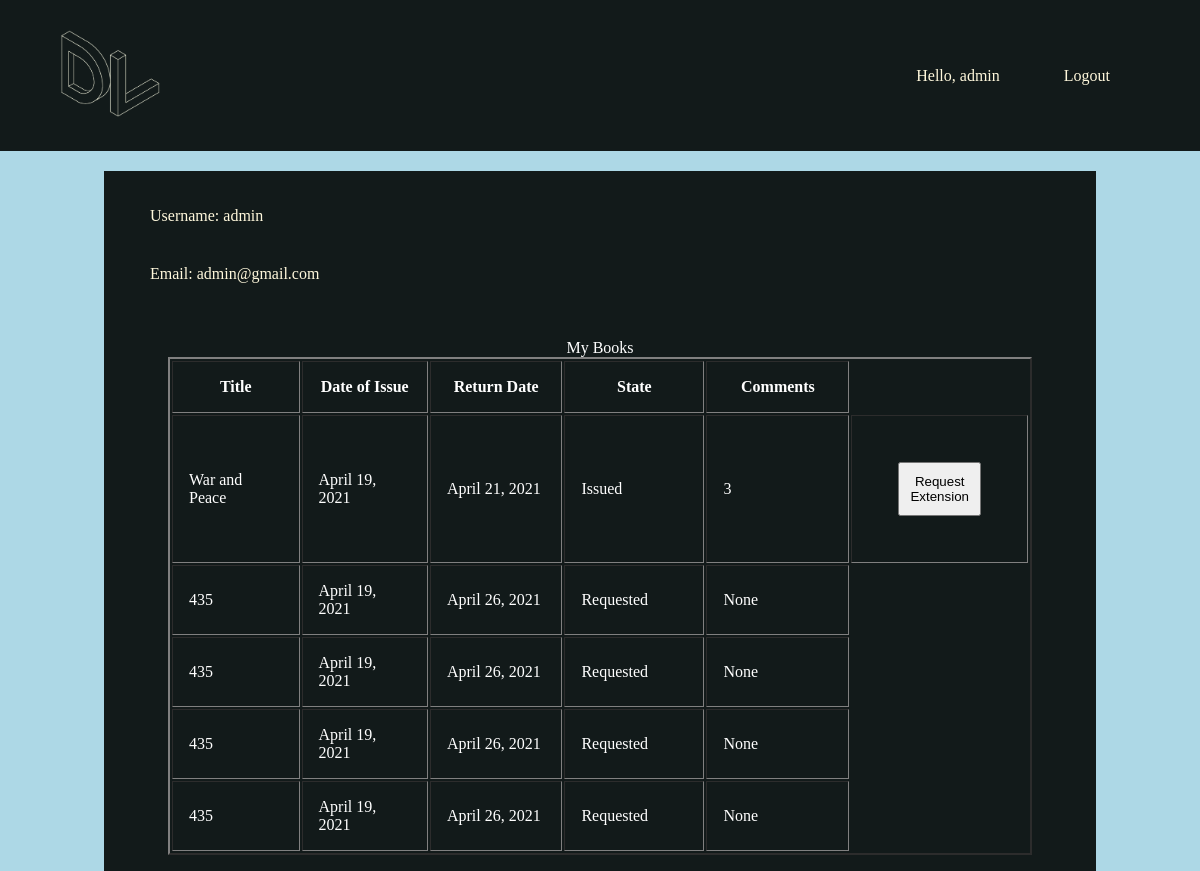
The page /user/ (signed in) on the database as committed earlier.
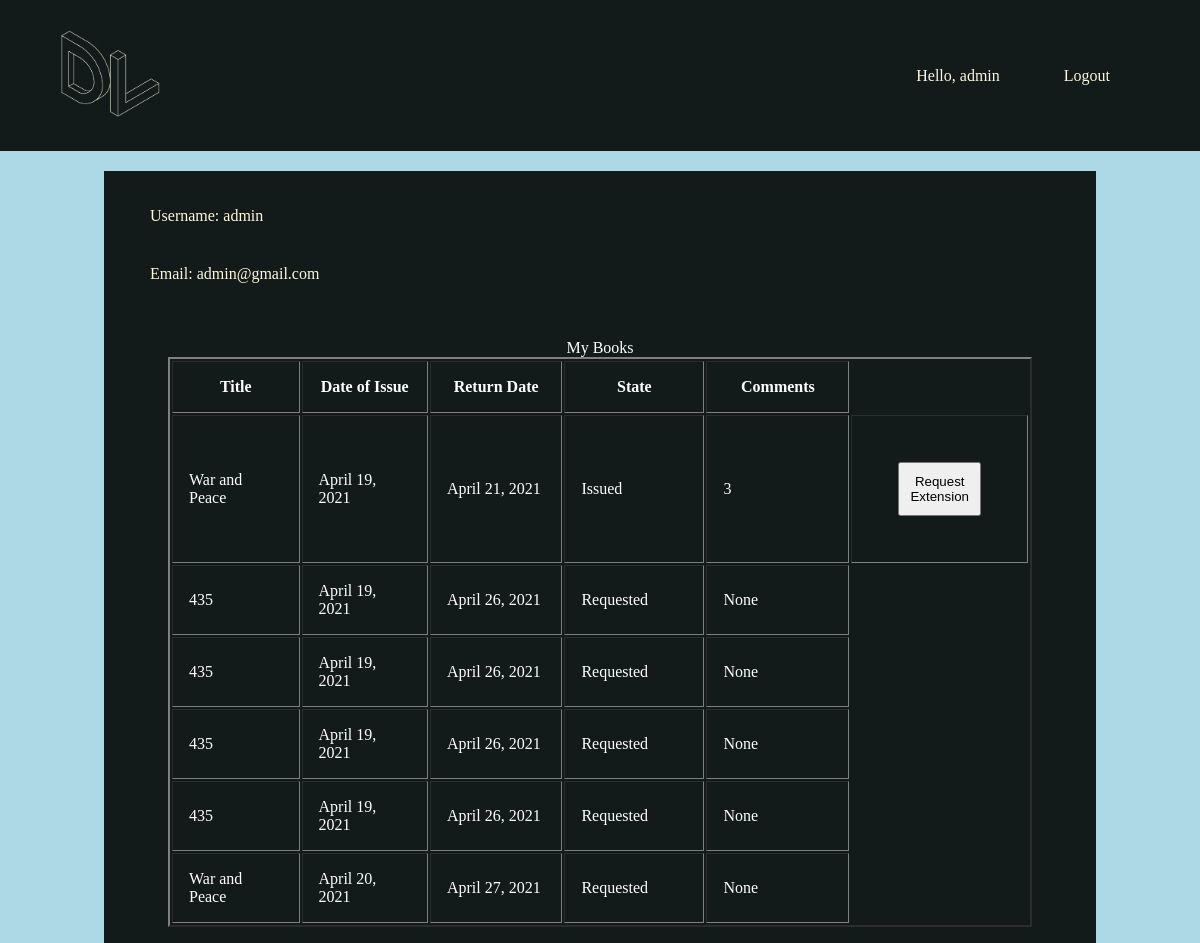
The same page on the database as committed later.
### book/models.py (models this page shows)
class Issue(models.Model):
    Book_state = [
        ('Requested', 'Requested'),
        ('Issued', 'Issued'),
        ('Returned', 'Returned'),
        ('Request Extension', 'Request Extension'),
        ('Extended Issue', 'Extended Issue'),
        ('Issued/Ext Denied', 'Issued/Ext Denied'),
        ('NA', 'NA')
    ]
    Title = models.CharField(max_length = 120,null = False)
    BookID = models.IntegerField(null = False)
    User = models.CharField(max_length=50)
    DoI=models.DateField(auto_now_add=False)
    DoD=models.DateField(auto_now_add=False)
    State = models.CharField(
        max_length=50,
        choices = Book_state,
        default = 'Requested',
    )
    Comments = models.TextField(null=True)

### users/views.py (the view)
# urls.py: path('user/', user_view, name='user'),
def user_view(request,*args,**kwargs):
    bks= Issue.objects.all()
    today = datetime.date.today()
    return render(request,"User/User.html",{"bks":bks , "today":today})

### Templates/User/User.html (shortened to what this page needs)
{% load static %}
<!DOCTYPE html>
<head>
    <link rel="stylesheet" href="{% static 'User/style.css' %}">
</head>
<body>
    <header>
        <a href="/"><img src="{% static 'DevLibrary.png' %}" alt="" width = "100"></a>
        <nav>
            <ul class = "nvlinks">
                <li>Hello, {{user.username}}</li>
                <li><a href="/logout/">Logout</a></li>
            </ul>
        </nav>
    </header>
    <div class="usr-dta">
        <ul>
        <li>
        <p>Username: {{user.username}}</p>
    </li>
  <li>
    <p>Email: {{user.email}}</p>
  </li>
    </ul>
    <br>
    <br>
    <table class="table" border = "2px solid white" style="margin-left:auto;margin-right:auto;width:90%;color:white">
        <caption>My Books</caption>
        <thead>
            <tr>
                <th style = "padding: 16px; width:20%;">Title</th>
                <th style = "padding: 16px; width:20%;">Date of Issue</th>
                <th style = "padding: 16px; width:20%;">Return Date</th>
                <th style = "padding: 16px; width:20%;">State</th>
                <th style = "padding: 16px; width:20%;">Comments</th>
            </tr>
        </thead>
        <tbody>
            {% for bk in bks %}
                {% if bk.DoD < today %}
                    {% if bk.State == "Issued" or bk.State == "Extended Issue" or bk.State == "Request Extension" or bk.State == "Issued/Ext Denied"  %}
                    {% if bk.User == user.username %}
                        <tr>
                            <td scope="row" style = "padding: 16px; width:20%;color:red;">{{bk.Title}}</td>
                            <td style = "padding: 16px; width:20%;color:red;">{{bk.DoI}}</td>
                            <td style = "padding: 16px; width:20%;color:red;">{{bk.DoD}}</td>
                            <td style = "padding: 16px; width:20%;color:red;">{{bk.State}}</td>
                            <td style = "padding: 16px; width:20%;color:red;">{{bk.Comments}}</td>
                            <td style = "padding: 16px; width:20%;color:red;">Overdue: Return Immediately</td>
                            {% if bk.State == 'Issued' %}
                                <td style = "padding: 16px; width:20%;">
                                <form action ="/reqext/{{bk.id}}" method="POST">{% csrf_token %}
                                <button type="Submit" style="float:right; margin: 30px; padding:10px;">Request Extension</button>
                                </form>
                                </td>
                                {% endif %}
                        </tr>
                    {% endif %}
                    {% endif %}
                {% else %}
                    {% if bk.User == user.username %}
                        <tr>
                            <td scope="row" style = "padding: 16px; width:20%;">{{bk.Title}}</td>
                            <td style = "padding: 16px; width:20%;">{{bk.DoI}}</td>
                            <td style = "padding: 16px; width:20%;">{{bk.DoD}}</td>
                            <td style = "padding: 16px; width:20%;">{{bk.State}}</td>
                            <td style = "padding: 16px; width:20%;">{{bk.Comments}}</td>
                                {% if bk.State == 'Issued' %}
                                <td style = "padding: 16px; width:20%;">
                                <form action ="/reqext/{{bk.id}}" method="POST">{% csrf_token %}
                                <button type="Submit" style="float:right; margin: 30px; padding:10px;">Request Extension</button>
                                </form>
                                </td>
                                {% endif %}
                        </tr>
                    {% endif %}
                {% endif %}
            {% endfor %}
        </tbody>
    </table>
    </div>
 </body>

Rows that differ between the two databases and show on the page:
added Issue: Title "War and Peace", DoI "April 20, 2021", DoD "April 27, 2021", State "Requested", Comments "None"
